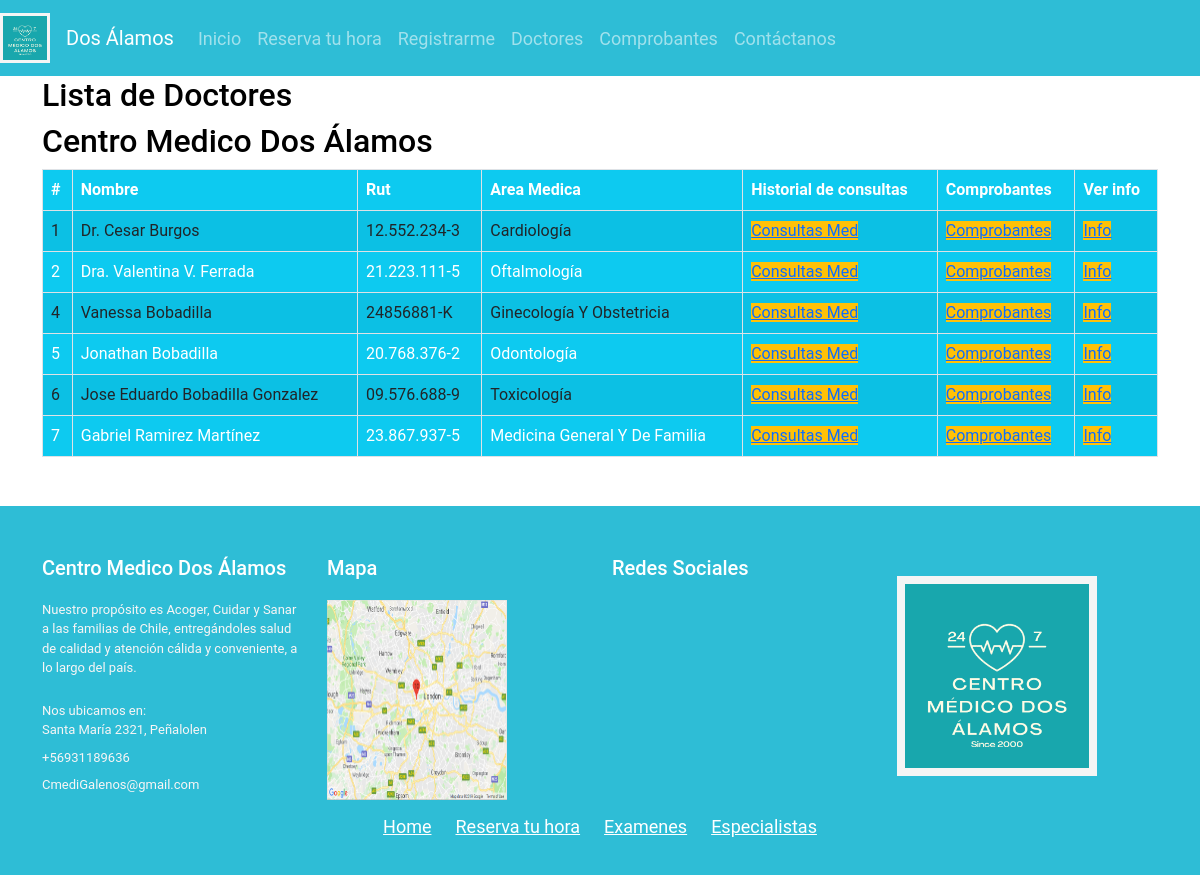
The page /docs/ on the database its author committed.
### core/models.py (models this page shows, shortened)
class doctor(models.Model):
    nomDoc = models.CharField( max_length=50)
    aPatDoc = models.CharField( max_length=50)
    rutDoc = models.CharField( max_length=50)
    emailDoc = models.CharField( max_length=50)
    bornDateDoc = models.DateTimeField(auto_now_add=False,auto_now=False,null=True,blank=True);
    fkGender = models.ForeignKey(gender, on_delete=models.CASCADE, blank=True)
    fkComuna = models.ForeignKey(comuna, on_delete=models.CASCADE)
    fkAMedica = models.ForeignKey(areaMedica, on_delete=models.CASCADE)
    adressDoc = models.CharField(max_length=70)

class areaMedica(models.Model):
    nomAMedica = models.CharField( max_length=50)
    def __str__(self):
        return self.nomAMedica

### core/views.py (the view)
# urls.py: path("docs/", views.docs, name="docs"),
def docs(request): #DOCTORES CRUD
    doc = doctor.objects.all()
    data = {
        'info' : doc
    }
    return render(request, 'web/docs.html', data)

### core/templates/web/docs.html
{% extends 'web/base.html' %}
{% load static %}
{% block contenido %}
    {% block css %}
        <link rel="stylesheet" href="{% static 'app/css/index.css' %}">
        <link rel="stylesheet" href="{% static 'app/css/register.css' %}">
    {% endblock css %}
    <div class="container-xl">
        <div class="table-responsive">
            <div class="table-wrapper">
                <div class="table-title">
                    <div class="row">
                        <div class="col-sm-8"><h2>Lista de Doctores</h2><h2>Centro Medico Dos Álamos</h2></div>
                    </div>
                </div>
                <table class="table table-striped table-hover table-bordered bg-info" >
                    <thead>
                        <tr>
                            <th>#</th>
                            <th>Nombre</th>
                            <th>Rut</th>
                            <th>Area Medica</th>
                            <th>Historial de consultas</th>
                            <th>Comprobantes</th>
                            <th>Ver info</th>
                        </tr>
                    </thead>
                    <tbody>
                        {% for p in info %}
                            <tr>
                                <td>{{p.id | title}}</td>
                                <td>{{p.nomDoc | title}} {{p.aPatDoc | title}}</td>
                                <td>{{p.rutDoc | title}}</td>
                                <td>{{p.fkAMedica | title}}</td>
                                <td>
                                    <a href="{% url 'informeHoras' p.id%}" class="bg-warning" title="View" data-toggle="tooltip">Consultas Med</a>
                                </td>
                                <td>
                                    <a href="{% url 'informePagos' p.id%}" class="bg-warning" title="View" data-toggle="tooltip">Comprobantes</a>
                                </td>
                                 <td>
                                    <a href="{% url 'infoDoc' p.id%}" class="bg-warning" title="View" data-toggle="tooltip">Info</a>
                                </td>
                            </tr>
                        {% endfor %}
                    </tbody>
                </table>
            </div>
        </div>
    </div>
    <HR>
{% endblock contenido %}

### core/static/app/css/index.css (style rules this page uses)
body { color: aliceblue; background-color: #ffffff; background-repeat: no-repeat; background-size: 300px; background-position: center; }
h2 { color: black; }
.table { background-color: aliceblue; color: rgb(255, 255, 255); align-content: center; }

### core/static/app/css/register.css (style rules this page uses)
body { color: #fff; background: #ffffff; font-family: 'Roboto', sans-serif; }

### rows shown on the page
doctor: id "1", nomDoc "Dr. Cesar", aPatDoc "Burgos", rutDoc "12.552.234-3", fkAMedica "Cardiología"
doctor: id "2", nomDoc "Dra. Valentina", aPatDoc "V. Ferrada", rutDoc "21.223.111-5", fkAMedica "Oftalmología"
doctor: id "4", nomDoc "Vanessa", aPatDoc "Bobadilla", rutDoc "24856881-K", fkAMedica "Ginecología Y Obstetricia"
doctor: id "5", nomDoc "Jonathan", aPatDoc "Bobadilla", rutDoc "20.768.376-2", fkAMedica "Odontología"
doctor: id "6", nomDoc "Jose Eduardo", aPatDoc "Bobadilla Gonzalez", rutDoc "09.576.688-9", fkAMedica "Toxicología"
doctor: id "7", nomDoc "Gabriel", aPatDoc "Ramirez Martínez", rutDoc "23.867.937-5", fkAMedica "Medicina General Y De Familia"
